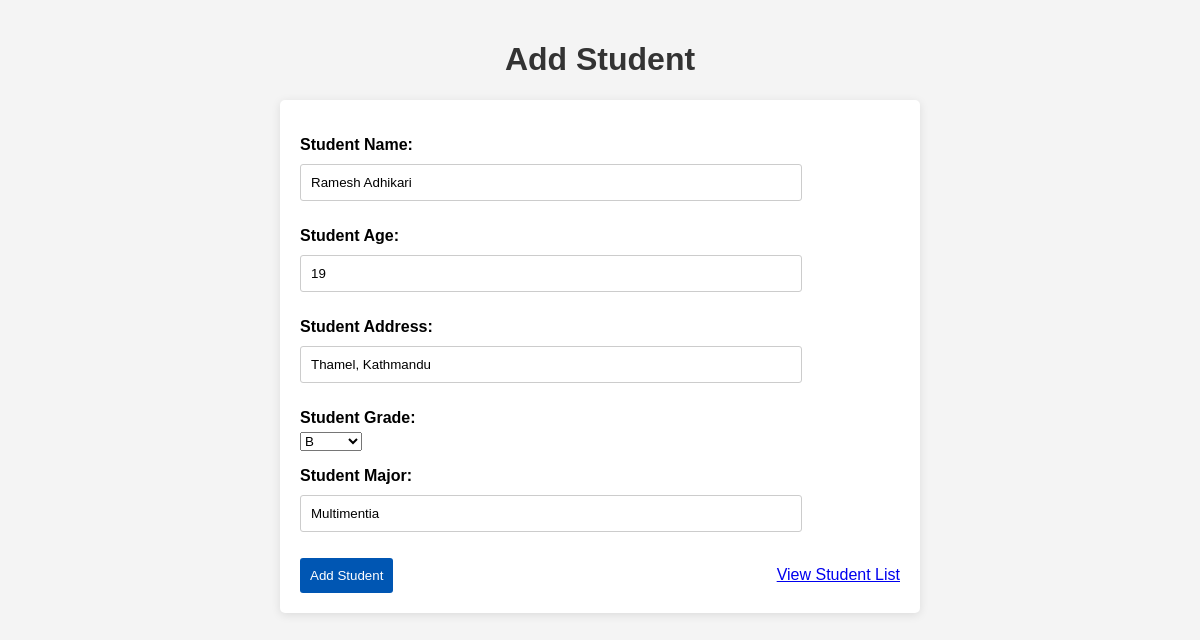
The page /students/students/3/update/ on the database its author committed.
### student/models.py (models this page shows, shortened)
class Student(models.Model):
    unique_id = models.UUIDField(default=uuid.uuid4, editable=False, unique=True)  # Unique ID for each student
    GRADE_CHOICES = [
        ('A', 'A'),
        ('B', 'B'),
        ('C', 'C'),
        ('D', 'D'),
        ('F', 'F'),
    ]
    name = models.CharField(
        max_length=100,
        verbose_name="Student Name",
        validators=[validate_name]  # Validation for name
    )  # Student's name (required)
    age = models.IntegerField(
        verbose_name="Student Age",
        validators=[validate_age]  # Validation for age
    )  # Student's age (required)
    address = models.CharField(
        max_length=255,
        verbose_name="Student Address",
        validators=[validate_address]  # Validation for address
    )  # Student's address (required)
    grade = models.CharField(
        max_length=1,
        choices=GRADE_CHOICES,
        blank=True,
        null=True,
        verbose_name="Student Grade"
    )  # Student's grade (optional)
    major = models.CharField(
        max_length=100,
        blank=True,
        null=True,
        verbose_name="Student Major",
        validators=[validate_major]  # Validation for major
    )  # Student's major (optional)

### student/views.py (the view, shortened to what this page needs)
# urls.py: path('students/<int:pk>/update/', student_form_view, name='student_update'),  # View for updating a student
def student_form_view(request, pk=None):
    if pk:
        student = get_object_or_404(Student, pk=pk)
        form = StudentForm(instance=student)
        action = 'Update'
    else:
        form = StudentForm()
        action = 'Add'
    return render(request, 'student/student_form.html', {'form': form, 'action': action})

### student/forms.py
class StudentForm(forms.ModelForm):
    class Meta:
        model = Student
        fields = ['name', 'age', 'address', 'grade', 'major']

### student/templates/student/student_form.html (shortened to what this page needs)
{% load static %}
<!DOCTYPE html>
<html lang="en">
  <head>
    <link rel="stylesheet" href="{% static 'css/style.css' %}" />
  </head>
  <body>
    <div>
      <h1>Add Student</h1>
      <form method="POST">
        {% csrf_token %} {{ form.as_p }}
        <div class="form-actions">
          <button type="submit" class="add-student-button">Add Student</button>
          <a href="{% url 'student_list_view' %}" class="view-student-link"
            >View Student List</a
          >
        </div>
      </form>
    </div>
  </body>
</html>

### student/static/css/style.css (style rules this page uses)
body { font-family: Arial, sans-serif; background-color: #f4f4f4; margin: 0; padding: 20px; }
h1 { text-align: center; color: #333; }
form { background: #fff; padding: 20px; border-radius: 5px; box-shadow: 0 2px 10px rgba(0, 0, 0, 0.1); max-width: 600px; margin: 0 auto; }
label { display: block; margin: 10px 0 5px; font-weight: bold; }
input[type="text"], input[type="number"] { width: 80%; padding: 10px; margin: 5px 0 10px; border: 1px solid #ccc; border-radius: 3px; }
button { background-color: #0056b3; color: white; border: none; padding: 10px; border-radius: 3px; cursor: pointer; }
.form-actions { display: flex; justify-content: space-between; align-items: center; margin-top: 10px; }
.view-student-link { margin-left: 10px; }

### rows shown on the page
Student: name "Ramesh Adhikari", age "19", address "Thamel, Kathmandu", grade "B", major "Multimentia"
